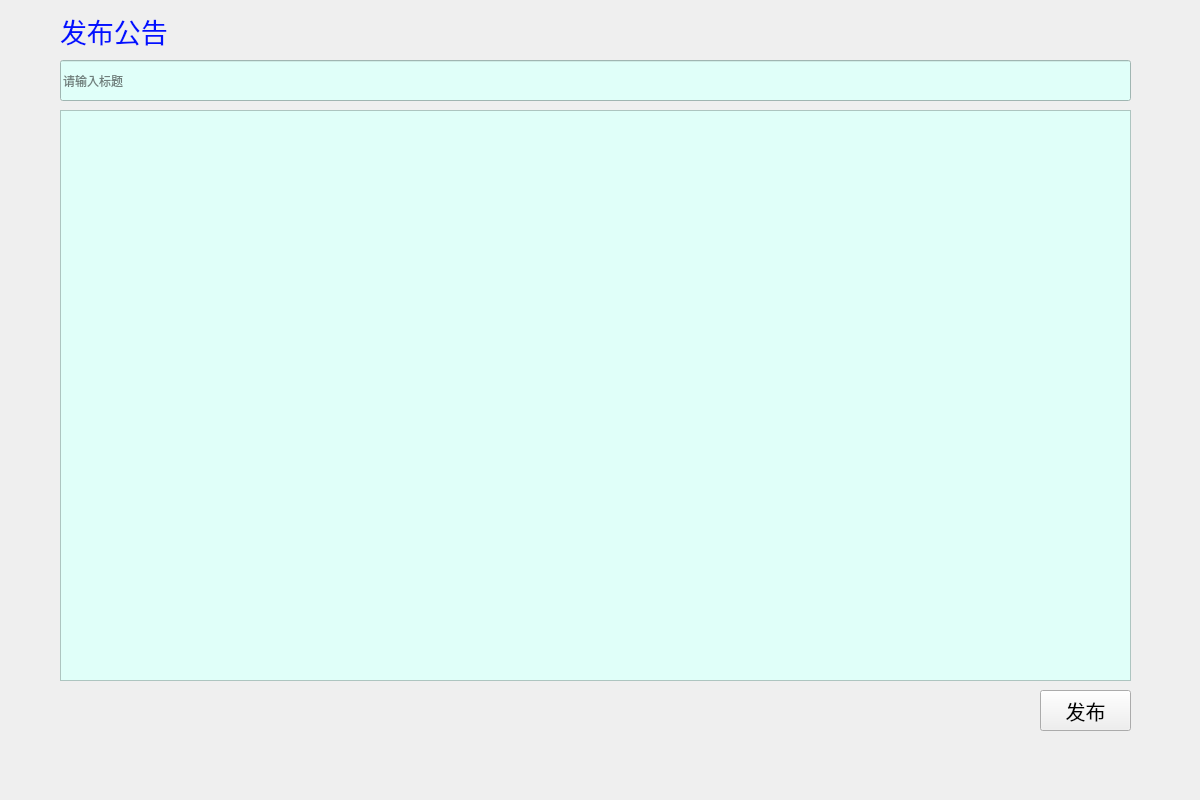
<?xml version="1.0" encoding="UTF-8"?>
<ui version="4.0">
 <class>ProaddWidget</class>
 <widget class="QWidget" name="ProaddWidget">
  <property name="geometry">
   <rect>
    <x>0</x>
    <y>0</y>
    <width>1200</width>
    <height>800</height>
   </rect>
  </property>
  <property name="windowTitle">
   <string>Form</string>
  </property>
  <widget class="QLineEdit" name="lineEdit">
   <property name="geometry">
    <rect>
     <x>60</x>
     <y>60</y>
     <width>1071</width>
     <height>41</height>
    </rect>
   </property>
   <property name="styleSheet">
    <string notr="true">background-color: rgb(224, 255, 249);</string>
   </property>
   <property name="placeholderText">
    <string>请输入标题</string>
   </property>
  </widget>
  <widget class="QTextEdit" name="textEdit">
   <property name="geometry">
    <rect>
     <x>60</x>
     <y>110</y>
     <width>1071</width>
     <height>571</height>
    </rect>
   </property>
   <property name="styleSheet">
    <string notr="true">background-color: rgb(224, 255, 249);</string>
   </property>
   <property name="html">
    <string>&lt;!DOCTYPE HTML PUBLIC &quot;-//W3C//DTD HTML 4.0//EN&quot; &quot;http://www.w3.org/TR/REC-html40/strict.dtd&quot;&gt;
&lt;html&gt;&lt;head&gt;&lt;meta name=&quot;qrichtext&quot; content=&quot;1&quot; /&gt;&lt;style type=&quot;text/css&quot;&gt;
p, li { white-space: pre-wrap; }
&lt;/style&gt;&lt;/head&gt;&lt;body style=&quot; font-family:'SimSun'; font-size:8.76522pt; font-weight:400; font-style:normal;&quot;&gt;
&lt;p style=&quot;-qt-paragraph-type:empty; margin-top:0px; margin-bottom:0px; margin-left:0px; margin-right:0px; -qt-block-indent:0; text-indent:0px; font-size:8.76522pt;&quot;&gt;&lt;br /&gt;&lt;/p&gt;&lt;/body&gt;&lt;/html&gt;</string>
   </property>
  </widget>
  <widget class="QLabel" name="label">
   <property name="geometry">
    <rect>
     <x>60</x>
     <y>10</y>
     <width>141</width>
     <height>41</height>
    </rect>
   </property>
   <property name="font">
    <font>
     <pointsize>20</pointsize>
    </font>
   </property>
   <property name="styleSheet">
    <string notr="true">color: rgb(0, 17, 255);</string>
   </property>
   <property name="text">
    <string>发布公告</string>
   </property>
  </widget>
  <widget class="QPushButton" name="pushButton">
   <property name="geometry">
    <rect>
     <x>1040</x>
     <y>690</y>
     <width>91</width>
     <height>41</height>
    </rect>
   </property>
   <property name="font">
    <font>
     <pointsize>15</pointsize>
    </font>
   </property>
   <property name="text">
    <string>发布</string>
   </property>
  </widget>
 </widget>
 <resources/>
 <connections/>
</ui>
